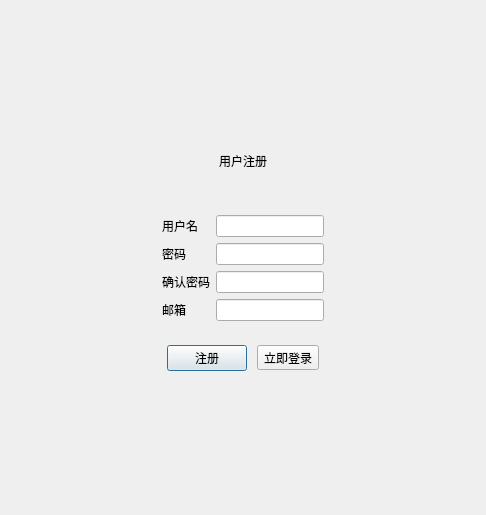
<?xml version="1.0" encoding="UTF-8"?>
<ui version="4.0">
 <class>LoginDialog</class>
 <widget class="QDialog" name="LoginDialog">
  <property name="geometry">
   <rect>
    <x>0</x>
    <y>0</y>
    <width>486</width>
    <height>515</height>
   </rect>
  </property>
  <property name="minimumSize">
   <size>
    <width>40</width>
    <height>40</height>
   </size>
  </property>
  <property name="windowTitle">
   <string>LoginDialog</string>
  </property>
  <property name="styleSheet">
   <string notr="true"/>
  </property>
  <layout class="QVBoxLayout" name="verticalLayout_5">
   <item>
    <widget class="TitleWidget" name="titleBarWidget" native="true"/>
   </item>
   <item>
    <widget class="QStackedWidget" name="stackedWidget">
     <property name="currentIndex">
      <number>1</number>
     </property>
     <widget class="QWidget" name="login">
      <layout class="QVBoxLayout" name="verticalLayout_6">
       <item>
        <spacer name="verticalSpacer_3">
         <property name="orientation">
          <enum>Qt::Vertical</enum>
         </property>
         <property name="sizeHint" stdset="0">
          <size>
           <width>20</width>
           <height>42</height>
          </size>
         </property>
        </spacer>
       </item>
       <item>
        <layout class="QHBoxLayout" name="horizontalLayout_3">
         <item>
          <spacer name="horizontalSpacer_3">
           <property name="orientation">
            <enum>Qt::Horizontal</enum>
           </property>
           <property name="sizeHint" stdset="0">
            <size>
             <width>40</width>
             <height>20</height>
            </size>
           </property>
          </spacer>
         </item>
         <item>
          <widget class="QWidget" name="loginWidget" native="true">
           <layout class="QVBoxLayout" name="verticalLayout_2">
            <item>
             <widget class="QLabel" name="labTitel">
              <property name="text">
               <string>用户登录</string>
              </property>
             </widget>
            </item>
            <item>
             <widget class="QWidget" name="userInfoWidget" native="true">
              <layout class="QGridLayout" name="gridLayout">
               <item row="2" column="1">
                <widget class="QLineEdit" name="editPasswd"/>
               </item>
               <item row="2" column="0">
                <widget class="QLabel" name="labPasswd">
                 <property name="text">
                  <string>密码</string>
                 </property>
                </widget>
               </item>
               <item row="1" column="0">
                <widget class="QLabel" name="labUsername">
                 <property name="text">
                  <string>用户名</string>
                 </property>
                </widget>
               </item>
               <item row="1" column="1">
                <widget class="QLineEdit" name="editUsername"/>
               </item>
               <item row="0" column="1">
                <widget class="QLabel" name="labTip">
                 <property name="text">
                  <string/>
                 </property>
                </widget>
               </item>
              </layout>
             </widget>
            </item>
            <item>
             <widget class="QWidget" name="ckWidget" native="true">
              <layout class="QHBoxLayout" name="horizontalLayout">
               <item>
                <widget class="QCheckBox" name="ckboxSavePasswd">
                 <property name="text">
                  <string>记住密码</string>
                 </property>
                </widget>
               </item>
               <item>
                <widget class="QToolButton" name="toRegitsePage">
                 <property name="text">
                  <string>立即注册</string>
                 </property>
                </widget>
               </item>
              </layout>
             </widget>
            </item>
            <item>
             <widget class="QWidget" name="submitWidget" native="true">
              <layout class="QHBoxLayout" name="horizontalLayout_2">
               <item>
                <spacer name="horizontalSpacer">
                 <property name="orientation">
                  <enum>Qt::Horizontal</enum>
                 </property>
                 <property name="sizeHint" stdset="0">
                  <size>
                   <width>75</width>
                   <height>20</height>
                  </size>
                 </property>
                </spacer>
               </item>
               <item>
                <widget class="QToolButton" name="toolBtnLogin">
                 <property name="text">
                  <string>登录</string>
                 </property>
                </widget>
               </item>
               <item>
                <spacer name="horizontalSpacer_2">
                 <property name="orientation">
                  <enum>Qt::Horizontal</enum>
                 </property>
                 <property name="sizeHint" stdset="0">
                  <size>
                   <width>74</width>
                   <height>20</height>
                  </size>
                 </property>
                </spacer>
               </item>
              </layout>
             </widget>
            </item>
           </layout>
          </widget>
         </item>
         <item>
          <spacer name="horizontalSpacer_4">
           <property name="orientation">
            <enum>Qt::Horizontal</enum>
           </property>
           <property name="sizeHint" stdset="0">
            <size>
             <width>40</width>
             <height>20</height>
            </size>
           </property>
          </spacer>
         </item>
        </layout>
       </item>
       <item>
        <spacer name="verticalSpacer_4">
         <property name="orientation">
          <enum>Qt::Vertical</enum>
         </property>
         <property name="sizeHint" stdset="0">
          <size>
           <width>20</width>
           <height>41</height>
          </size>
         </property>
        </spacer>
       </item>
      </layout>
     </widget>
     <widget class="QWidget" name="regist">
      <layout class="QVBoxLayout" name="verticalLayout_4">
       <item>
        <spacer name="verticalSpacer_8">
         <property name="orientation">
          <enum>Qt::Vertical</enum>
         </property>
         <property name="sizeHint" stdset="0">
          <size>
           <width>20</width>
           <height>98</height>
          </size>
         </property>
        </spacer>
       </item>
       <item>
        <layout class="QHBoxLayout" name="horizontalLayout_7">
         <item>
          <spacer name="horizontalSpacer_13">
           <property name="orientation">
            <enum>Qt::Horizontal</enum>
           </property>
           <property name="sizeHint" stdset="0">
            <size>
             <width>40</width>
             <height>20</height>
            </size>
           </property>
          </spacer>
         </item>
         <item>
          <widget class="QWidget" name="widget" native="true">
           <layout class="QVBoxLayout" name="verticalLayout_3">
            <item>
             <widget class="QWidget" name="widget_4" native="true">
              <layout class="QHBoxLayout" name="horizontalLayout_4">
               <item>
                <spacer name="horizontalSpacer_6">
                 <property name="orientation">
                  <enum>Qt::Horizontal</enum>
                 </property>
                 <property name="sizeHint" stdset="0">
                  <size>
                   <width>3</width>
                   <height>20</height>
                  </size>
                 </property>
                </spacer>
               </item>
               <item>
                <widget class="QLabel" name="label">
                 <property name="text">
                  <string>用户注册</string>
                 </property>
                </widget>
               </item>
               <item>
                <spacer name="horizontalSpacer_7">
                 <property name="orientation">
                  <enum>Qt::Horizontal</enum>
                 </property>
                 <property name="sizeHint" stdset="0">
                  <size>
                   <width>54</width>
                   <height>20</height>
                  </size>
                 </property>
                </spacer>
               </item>
              </layout>
             </widget>
            </item>
            <item>
             <widget class="QWidget" name="widget_2" native="true">
              <layout class="QGridLayout" name="gridLayout_2">
               <item row="0" column="0" colspan="2">
                <widget class="QLabel" name="labTip_rg">
                 <property name="text">
                  <string/>
                 </property>
                </widget>
               </item>
               <item row="1" column="1">
                <widget class="QLineEdit" name="editUsername_rg"/>
               </item>
               <item row="2" column="0">
                <widget class="QLabel" name="labPasswd_rg">
                 <property name="text">
                  <string>密码</string>
                 </property>
                </widget>
               </item>
               <item row="4" column="0">
                <widget class="QLabel" name="labEmail">
                 <property name="text">
                  <string>邮箱</string>
                 </property>
                </widget>
               </item>
               <item row="3" column="1">
                <widget class="QLineEdit" name="editConfirmPasswd"/>
               </item>
               <item row="1" column="0">
                <widget class="QLabel" name="labUserName_rg">
                 <property name="text">
                  <string>用户名</string>
                 </property>
                </widget>
               </item>
               <item row="2" column="1">
                <widget class="QLineEdit" name="editPasswd_rg"/>
               </item>
               <item row="4" column="1">
                <widget class="QLineEdit" name="editEmail"/>
               </item>
               <item row="3" column="0">
                <widget class="QLabel" name="labConfirmPasswd">
                 <property name="text">
                  <string>确认密码</string>
                 </property>
                </widget>
               </item>
              </layout>
             </widget>
            </item>
            <item>
             <widget class="QWidget" name="widget_3" native="true">
              <layout class="QHBoxLayout" name="horizontalLayout_5">
               <item>
                <spacer name="horizontalSpacer_8">
                 <property name="orientation">
                  <enum>Qt::Horizontal</enum>
                 </property>
                 <property name="sizeHint" stdset="0">
                  <size>
                   <width>0</width>
                   <height>20</height>
                  </size>
                 </property>
                </spacer>
               </item>
               <item>
                <widget class="QPushButton" name="btnRegister">
                 <property name="text">
                  <string>注册</string>
                 </property>
                </widget>
               </item>
               <item>
                <spacer name="horizontalSpacer_5">
                 <property name="orientation">
                  <enum>Qt::Horizontal</enum>
                 </property>
                 <property name="sizeHint" stdset="0">
                  <size>
                   <width>1</width>
                   <height>20</height>
                  </size>
                 </property>
                </spacer>
               </item>
               <item>
                <widget class="QToolButton" name="toLoginPage">
                 <property name="text">
                  <string>立即登录</string>
                 </property>
                </widget>
               </item>
               <item>
                <spacer name="horizontalSpacer_9">
                 <property name="orientation">
                  <enum>Qt::Horizontal</enum>
                 </property>
                 <property name="sizeHint" stdset="0">
                  <size>
                   <width>0</width>
                   <height>20</height>
                  </size>
                 </property>
                </spacer>
               </item>
              </layout>
             </widget>
            </item>
           </layout>
          </widget>
         </item>
         <item>
          <spacer name="horizontalSpacer_12">
           <property name="orientation">
            <enum>Qt::Horizontal</enum>
           </property>
           <property name="sizeHint" stdset="0">
            <size>
             <width>40</width>
             <height>20</height>
            </size>
           </property>
          </spacer>
         </item>
        </layout>
       </item>
       <item>
        <spacer name="verticalSpacer_7">
         <property name="orientation">
          <enum>Qt::Vertical</enum>
         </property>
         <property name="sizeHint" stdset="0">
          <size>
           <width>20</width>
           <height>98</height>
          </size>
         </property>
        </spacer>
       </item>
      </layout>
     </widget>
     <widget class="QWidget" name="set">
      <layout class="QVBoxLayout" name="verticalLayout">
       <item>
        <spacer name="verticalSpacer">
         <property name="orientation">
          <enum>Qt::Vertical</enum>
         </property>
         <property name="sizeHint" stdset="0">
          <size>
           <width>20</width>
           <height>95</height>
          </size>
         </property>
        </spacer>
       </item>
       <item>
        <layout class="QHBoxLayout" name="horizontalLayout_6">
         <item>
          <spacer name="horizontalSpacer_10">
           <property name="orientation">
            <enum>Qt::Horizontal</enum>
           </property>
           <property name="sizeHint" stdset="0">
            <size>
             <width>40</width>
             <height>20</height>
            </size>
           </property>
          </spacer>
         </item>
         <item>
          <widget class="QFrame" name="frame_2">
           <property name="frameShape">
            <enum>QFrame::StyledPanel</enum>
           </property>
           <property name="frameShadow">
            <enum>QFrame::Raised</enum>
           </property>
           <layout class="QGridLayout" name="gridLayout_4">
            <item row="0" column="0">
             <widget class="QFrame" name="frame">
              <property name="frameShape">
               <enum>QFrame::StyledPanel</enum>
              </property>
              <property name="frameShadow">
               <enum>QFrame::Raised</enum>
              </property>
              <layout class="QGridLayout" name="gridLayout_3">
               <item row="1" column="0">
                <widget class="QLabel" name="label_3">
                 <property name="text">
                  <string>TextLabel</string>
                 </property>
                </widget>
               </item>
               <item row="0" column="0">
                <widget class="QLabel" name="label_2">
                 <property name="text">
                  <string>TextLabel</string>
                 </property>
                </widget>
               </item>
               <item row="1" column="1">
                <widget class="QLineEdit" name="lineEdit_2"/>
               </item>
               <item row="0" column="1">
                <widget class="QLineEdit" name="lineEdit"/>
               </item>
              </layout>
             </widget>
            </item>
           </layout>
          </widget>
         </item>
         <item>
          <spacer name="horizontalSpacer_11">
           <property name="orientation">
            <enum>Qt::Horizontal</enum>
           </property>
           <property name="sizeHint" stdset="0">
            <size>
             <width>40</width>
             <height>20</height>
            </size>
           </property>
          </spacer>
         </item>
        </layout>
       </item>
       <item>
        <spacer name="verticalSpacer_2">
         <property name="orientation">
          <enum>Qt::Vertical</enum>
         </property>
         <property name="sizeHint" stdset="0">
          <size>
           <width>20</width>
           <height>95</height>
          </size>
         </property>
        </spacer>
       </item>
      </layout>
     </widget>
    </widget>
   </item>
  </layout>
 </widget>
 <customwidgets>
  <customwidget>
   <class>TitleWidget</class>
   <extends>QWidget</extends>
   <header>titlewidget.h</header>
   <container>1</container>
  </customwidget>
 </customwidgets>
 <resources>
  <include location="../resource/resources.qrc"/>
 </resources>
 <connections/>
</ui>
